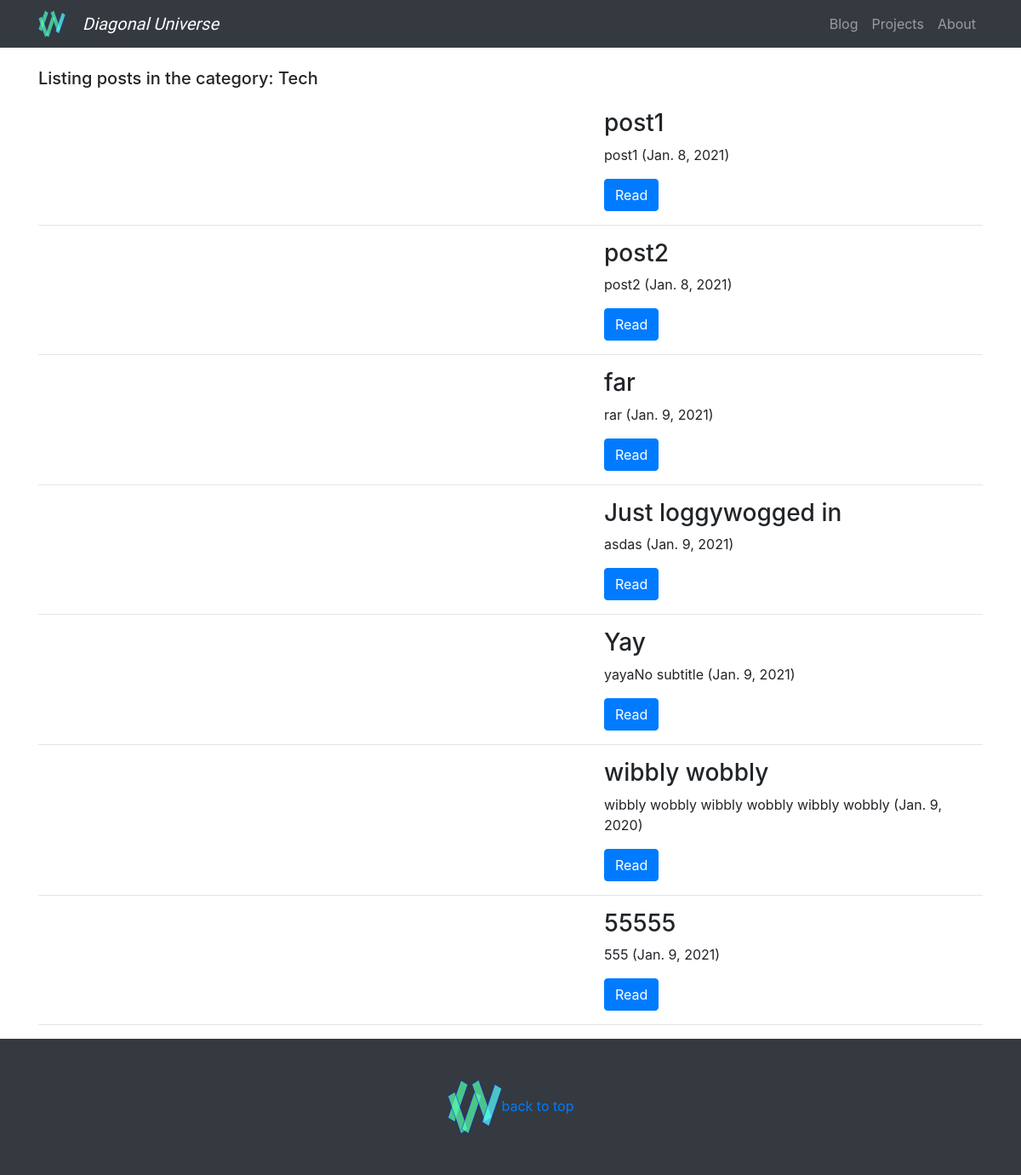
The app's page /post_list/Tech/, older data.
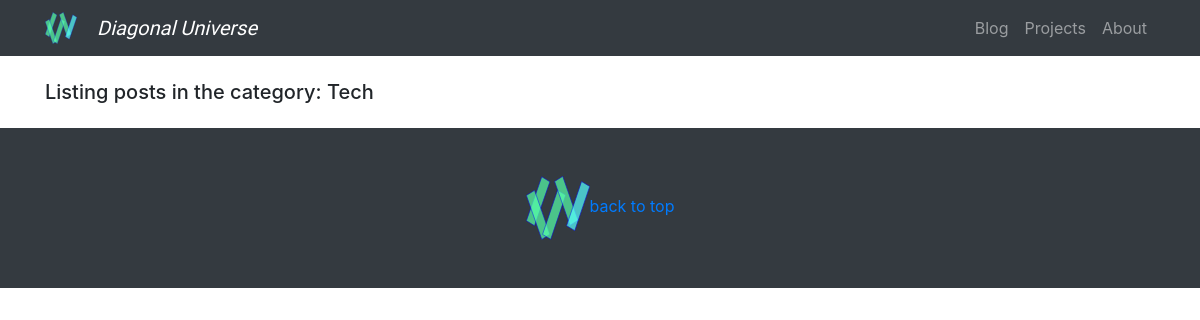
The same page, newer data.
### post/models.py (models this page shows)
class Post(models.Model):
    TECH = 'Tech'
    TUTORIALS = 'Tutorials'
    PROJECTS = 'Projects'
    COMPUTING = 'Computing'
    CULTURE = 'Culture'
    CATEGORYS = (
        (TECH, 'Tech'),
        (TUTORIALS, 'Tutorials'),
        (PROJECTS, 'Projects'),
        (COMPUTING, 'Computing'),
        (CULTURE, 'Culture'),
    )
    title = models.CharField(max_length=100)
    slug = models.SlugField(max_length=100, default="None")
    topImage = models.CharField(max_length=100, default="No image")
    subtitle = models.TextField(max_length=300, default="No subtitle")
    category = models.CharField(max_length=20, choices=CATEGORYS, default=TECH)
    date = models.DateField(default=datetime.now)
    text1 = models.TextField(max_length=7000, default="No text")
    text2 = models.TextField(max_length=7000, default="No text")
    video = models.CharField(max_length=100, default="No video for this post")

### post/views.py (the view)
# urls.py: path("post_list/<cat>/", views.post_list, name="post_list"),
def post_list(request, cat):
    if cat == 'Projects':
        title = "Some of the projects I have worked on..."
    else:
        title = "Listing posts in the category: " + cat
    if cat == 'all_new_to_old':
        postList = Post.objects.all().order_by('-date')
        title = "All posts, newest first..."
    elif cat == 'all_old_to_new':
        postList = Post.objects.all().order_by('date')
        title = "All posts, oldest first..."
    else:
        postList = Post.objects.filter(category = cat)
    return render(request, "post/post_list.html", {'postList': postList, 'title': title})

### post/templates/post/post_list.html (shortened to what this page needs)
{% extends 'base.html' %}
{% block post_list %}
<div class="container">
    <h5 class="my-4">{{ title }}</h5>
    {% for post in postList %}
    <div class="row">
        <div class="col-md-7">
        </div>
        <div class="col-md-5">
            <h3>{{ post.title }}</h3>
            <p>{{ post.subtitle }} ({{ post.date }})</p>
            <a class="btn btn-primary" href="{% url 'view_post' slug=post.slug %}">Read</a>
        </div>
    </div>
    <hr>
    {% endfor %}
</div>
{% endblock %}

### templates/base.html (shortened to what this page needs)
<!DOCTYPE html>
<html lang="en">
<head>
  {% load static %}
  <link href="{% static 'vendor/bootstrap/css/bootstrap.min.css' %}" rel="stylesheet">
  <link href="{% static 'css/blog-post.css' %}" rel="stylesheet">
  <link href="{% static 'css/styles.css' %}" rel="stylesheet">
</head>
<body>
  {% block post_list %}
  {% endblock %}
  <nav class="navbar navbar-expand-lg navbar-dark bg-dark fixed-top">
    <div class="container">
      <a href="{% url 'view_post' %}"><img src="{% static 'icon.svg' %}" alt="DU icon" height="32" width="32" /></a>
      <a class="navbar-brand titleText" href="{% url 'view_post' %}">Diagonal Universe</a>
      <div class="collapse navbar-collapse" id="navbarResponsive">
        <ul class="navbar-nav ml-auto">
          <li class="nav-item {% ifequal request.path '/' %} active {% endifequal %}">
            <a class="nav-link" href="{% url 'view_post' %}">Blog
            </a>
          </li>
          <li class="nav-item {% ifequal request.path '/post_list/Projects/' %} active {% endifequal %}">
            <a class="nav-link" href="{% url 'post_list' cat='Projects' %}">Projects</a>
          </li>
          <li class="nav-item {% ifequal request.path '/about' %} active {% endifequal %}">
            <a class="nav-link" href="{% url 'about' %}">About</a>
          </li>
        </ul>
      </div>
    </div>
  </nav>
  <footer class="py-5 bg-dark">
    <div class="container text-center">
      <a href="#top"><img src="{% static 'icon.svg' %}" alt="DU icon" height="64" width="64" />back to top</a>
    </div>
  </footer>
</body>
</html>

### staticfiles/css/blog-post.css (style rules this page uses)
body { padding-top: 56px; }

### staticfiles/css/styles.css (style rules this page uses)
.titleText { font-family: 'Russo One', sans-serif; margin-left: 20px; font-style: italic; }

Row changes from the older to the newer data that the page shows:
removed Post: title "post1", subtitle "post1", date "Jan. 8, 2021"
removed Post: title "post2", subtitle "post2", date "Jan. 8, 2021"
removed Post: title "far", subtitle "rar", date "Jan. 9, 2021"
removed Post: title "Just loggywogged in", subtitle "asdas", date "Jan. 9, 2021"
removed Post: title "Yay", subtitle "yayaNo subtitle", date "Jan. 9, 2021"
removed Post: title "wibbly wobbly", subtitle "wibbly wobbly wibbly wobbly wibbly wobbly", date "Jan. 9, 2020"
removed Post: title "55555", subtitle "555", date "Jan. 9, 2021"
